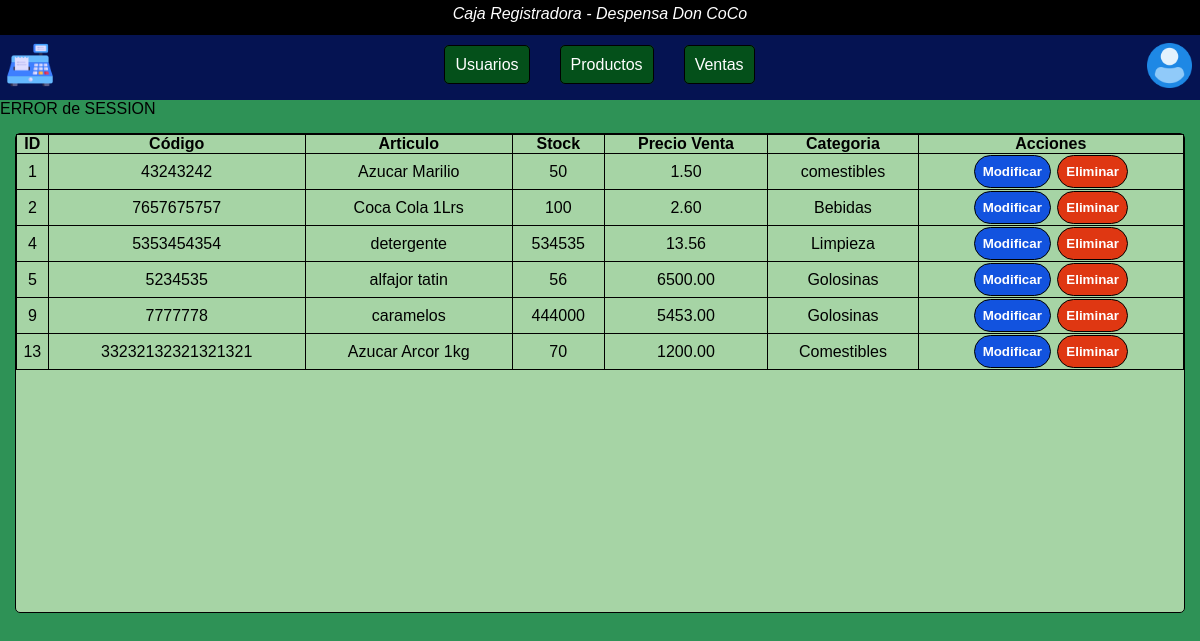
Before: /php/products_table.php with the older database file.
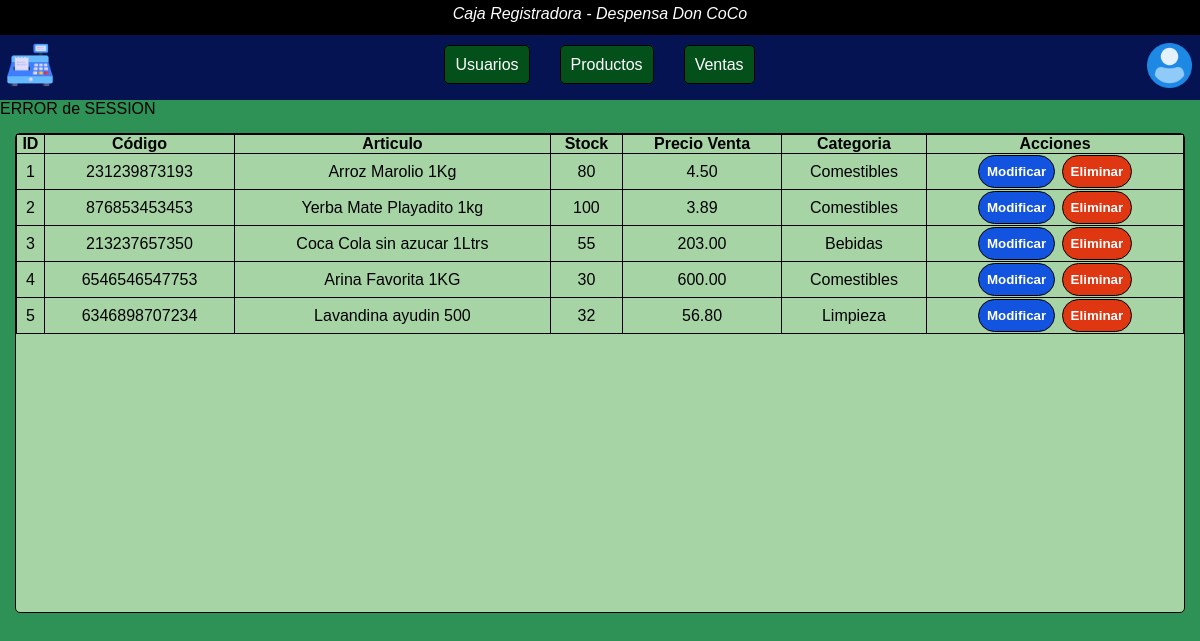
After: the same page with the newer database file.
### tables this page shows
CREATE TABLE `Productos` (
  `Id_producto` int(11) NOT NULL,
  `Cod_Barras` varchar(70) NOT NULL,
  `Nombre` varchar(70) NOT NULL,
  `Stock` int(11) NOT NULL,
  `Precio_Venta` decimal(10,2) NOT NULL,
  `Categoria` varchar(70) NOT NULL
);

### php/products_table.php (the view, shortened to what this page needs)
<?php
include ('connection.php');
?>
<!DOCTYPE html>
<html lang="en">
<head>
    <link rel="stylesheet" href="../css/tables.css">
    <link rel="stylesheet" href="../css/header.css">
</head>
<body>
    <?php require('header.php');?>
    <main>
        <?php
        if (isset($_SESSION['nombre']) && isset($_SESSION['tipo'])) {
            $user = $_SESSION['nombre'];
            $type = $_SESSION['tipo'];
            echo "Usuario: $type<br>";
            echo "Bienvenido: $user";
        } else {
            echo "ERROR de SESSION";
        }
        ?>
        <div class="table">
            <table>
                <tr>
                    <th>ID</th>
                    <th>Código</th>
                    <th>Articulo</th>
                    <th>Stock</th>
                    <th>Precio Venta</th>
                    <th>Categoria</th>
                    <th>Acciones</th>
                </tr>
                <?php
                $sql_prod = "SELECT * FROM Productos";
                $result = $conn->query($sql_prod);
                while($row = $result->fetch_assoc()) {?>
                <tr>
                    <td><?php echo $row['Id_producto'];?></td>
                    <td><?php echo $row['Cod_Barras'];?></td>
                    <td><?php echo $row['Nombre'];?></td>
                    <td><?php echo $row['Stock'];?></td>
                    <td><?php echo $row['Precio_Venta'];?></td>
                    <td><?php echo $row['Categoria'];?></td>
                    <td>
                        <button class="btn-modi"><a href="products_modify.php?id=<?php echo $row['Id_producto']?>">Modificar</a></button>
                        <button class="btn-del"><a href="products_delete.php?id=<?php echo $row['Id_producto']?>">Eliminar</a></button>
                    </td>
                </tr>
                <?php }?>
            </table>
        </div>
    </main>
</body>
</html>

### php/header.php
<header>
    <div class="titulo">Caja Registradora - Despensa Don CoCo</div>
    <div class="content-header">
        <div>
            <a href="main_admin.php"><img src="../img/logo.png" class="logo"></a>
        </div>
        <nav class="navbar">
            <ul>
                <li><a href="user.php">Usuarios</a></li>
                <li><a href="products.php">Productos</a></li>
                <li><a href="sales.php">Ventas</a></li>
            </ul>
        </nav>
        <div class="sesion">
            <a href="destroy.php"><img src="../img/sesion.png" class="sesion-logo"></a>
        </div>
    </div>
</header>

### css/tables.css (style rules this page uses)
.table { background-color: #a6d4a5; height: 480px; margin: 15px; border-radius: 5px; border: 1px solid; }
.table table { width: 100%; border-collapse: collapse; }
.table table td, th { border: 1px solid; text-align: center; }
.btn-modi { text-decoration: none; background-color: #1253df; padding: 8px; margin: 1px; border-radius: 20px; border: 1px solid black; }
.btn-modi a { color: white; text-decoration: none; font-weight: bold; }
.btn-del { text-decoration: none; background-color: #df3712; padding: 8px; margin: 1px; border-radius: 20px; border: 1px solid black; }
.btn-del a { color: white; text-decoration: none; font-weight: bold; }

### css/header.css (style rules this page uses)
* { padding: 0; margin: 0; box-sizing: border-box; }
body { background-color: #2E9256; font-family: Verdana, Geneva, Tahoma, sans-serif; }
.titulo { background-color: black; color: #FFF; height: 35px; text-align: center; font-style: italic; padding: 5px; }
.content-header { background-color:#051352; display: flex; justify-content: center; justify-content:space-between; height: 65px; width: 100%; }
.logo { height: 50px; width: 50px; margin:5px; transition: all 0.3s; }
.navbar ul { height: 60px; list-style: none; display: flex; align-items: center; }
.navbar ul li { margin: 15px; transition: all 0.3s; }
.navbar ul li a { background-color:#055318f5; color: #FFF; text-decoration: none; padding: 10px; border: 1px solid black; border-radius: 5px; }
.sesion-logo { height: 45px; width: 45px; margin:8px; }

Changed rows visible on the page:
removed productos: Id_producto "9", Cod_Barras "7777778", Nombre "caramelos", Stock "444000", Precio_Venta "5453.00", Categoria "Golosinas"
removed productos: Id_producto "13", Cod_Barras "33232132321321321", Nombre "Azucar Arcor 1kg", Stock "70", Precio_Venta "1200.00", Categoria "Comestibles"
changed productos id 1: Cod_Barras "43243242" → "231239873193"; Nombre "Azucar Marilio" → "Arroz Marolio 1Kg"; Stock "50" → "80"; Precio_Venta "1.50" → "4.50"; Categoria "comestibles" → "Comestibles"
changed productos id 2: Cod_Barras "7657675757" → "876853453453"; Nombre "Coca Cola 1Lrs" → "Yerba Mate Playadito 1kg"; Precio_Venta "2.60" → "3.89"; Categoria "Bebidas" → "Comestibles"
added productos: Id_producto "3", Cod_Barras "213237657350", Nombre "Coca Cola sin azucar 1Ltrs", Stock "55", Precio_Venta "203.00", Categoria "Bebidas"
changed productos id 4: Cod_Barras "5353454354" → "6546546547753"; Nombre "detergente" → "Arina Favorita 1KG"; Stock "534535" → "30"; Precio_Venta "13.56" → "600.00"; Categoria "Limpieza" → "Comestibles"
changed productos id 5: Cod_Barras "5234535" → "6346898707234"; Nombre "alfajor tatin" → "Lavandina ayudin 500"; Stock "56" → "32"; Precio_Venta "6500.00" → "56.80"; Categoria "Golosinas" → "Limpieza"
